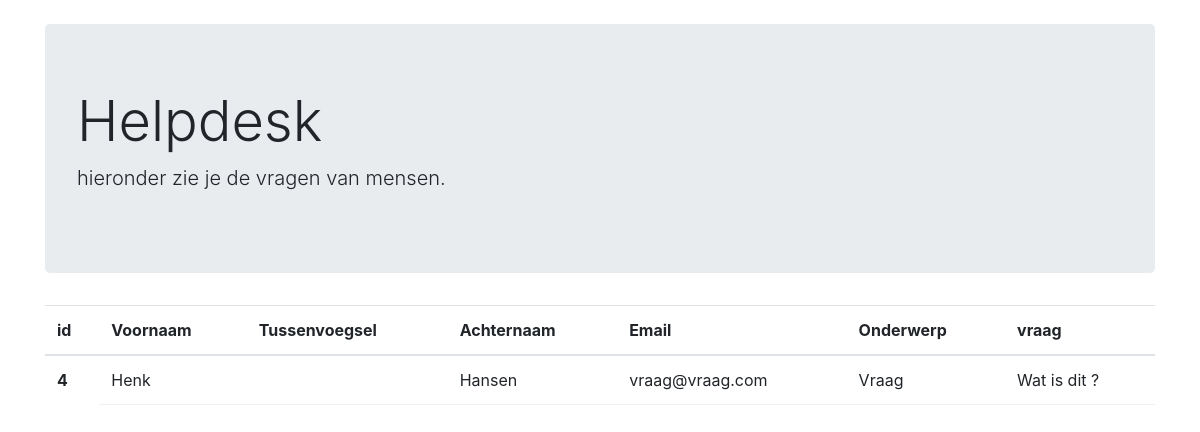
The app's page /contactadmin.php with its own data.
### tables this page shows
CREATE TABLE IF NOT EXISTS `contact` (
  `id` int(100) NOT NULL AUTO_INCREMENT,
  `voornaam` varchar(50) NOT NULL,
  `tussenvoegsel` varchar(10) NOT NULL,
  `achternaam` varchar(100) NOT NULL,
  `email` varchar(150) NOT NULL,
  `onderwerp` varchar(50) NOT NULL,
  `vraag` varchar(4000) NOT NULL,
  PRIMARY KEY (`id`)
);

### contactadmin.php (the view, shortened to what this page needs)
<?php
  $server = "localhost";
  $username = "root";
  $password = "";
  $dbname = "ewatchshop";
  $conn = mysqli_connect($server, $username, $password, $dbname);
  $sql = "SELECT * FROM `contact`";
  $result = mysqli_query($conn, $sql);
?>
<!doctype html>
<html lang="en">
  <head>
    <link rel="stylesheet" type="text/css" href="./css/style.css">
    <link rel="stylesheet" href="https://stackpath.bootstrapcdn.com/bootstrap/4.1.3/css/bootstrap.min.css">
  </head>
  <body>
    <main class="container">
        <div class="jumbotron col-12">
            <h1 class="display-4">Helpdesk</h1>
            <p class="lead">hieronder zie je de vragen van mensen.</p>
        </div>
        <div class="row">
        <div class="col-12">
        <table class="table table-hover">
        <tbody>
            <thead>
                <tr>
                    <th scope="col">id</th>
                    <th scope="col">Voornaam</th>
                    <th scope="col">Tussenvoegsel</th>
                    <th scope="col">Achternaam</th>
                    <th scope="col">Email</th>
                    <th scope="col">Onderwerp</th>
                    <th scope="col">vraag</th>
                </tr>
            </thead>
            <tbody>
             <?php
               while ( $record = mysqli_fetch_assoc($result)) {
                echo  " <tr><th scope='row'>" . $record["id"] . "</th>" .
                "<td>" . $record["voornaam"] . "</td>" .
                "<td>" . $record["tussenvoegsel"] . "</td>" .
                "<td>" . $record["achternaam"] . "</td>" .
                "<td>" . $record["email"] . "</td>" .
                "<td>" . $record["onderwerp"] . "</td>" .
                "<td>" . $record["vraag"] . "</td></tr>";
              }
             ?>
            </tbody>
        </table>
      </div>
    </div>
        <br>
        <br>
    </main>
</html>

### css/style.css (style rules this page uses)
.table td { border-bottom: #F0F0F0 1px solid; padding: 10px; }

### records on screen
contact: id "4", voornaam "Henk", achternaam "Hansen", email "vraag@vraag.com", onderwerp "Vraag", vraag "Wat is dit ?"
